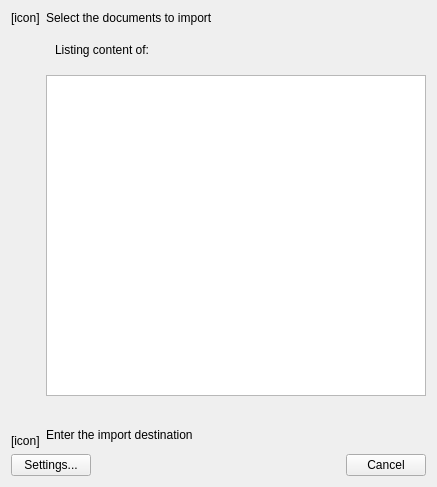
<?xml version="1.0" encoding="UTF-8"?>
<ui version="4.0">
 <class>ThumbnailPage</class>
 <widget class="QWidget" name="ThumbnailPage">
  <property name="geometry">
   <rect>
    <x>0</x>
    <y>0</y>
    <width>437</width>
    <height>487</height>
   </rect>
  </property>
  <property name="styleSheet">
   <string notr="true">QLabel[isTitle=true] { font-weight: bold }

QLabel[isIcon=true] {
	border: 1px solid palette(mid);
	background-color: palette(base);
	padding: 12px;
}</string>
  </property>
  <layout class="QGridLayout" name="gridLayout">
   <item row="0" column="0" rowspan="5">
    <layout class="QVBoxLayout" name="verticalLayout_2">
     <item>
      <widget class="QLabel" name="mSrcIconLabel">
       <property name="sizePolicy">
        <sizepolicy hsizetype="Fixed" vsizetype="Fixed">
         <horstretch>0</horstretch>
         <verstretch>0</verstretch>
        </sizepolicy>
       </property>
       <property name="text">
        <string notr="true">[icon]</string>
       </property>
       <property name="alignment">
        <set>Qt::AlignLeading|Qt::AlignLeft|Qt::AlignTop</set>
       </property>
       <property name="isIcon" stdset="0">
        <bool>true</bool>
       </property>
      </widget>
     </item>
     <item>
      <spacer name="verticalSpacer_2">
       <property name="orientation">
        <enum>Qt::Vertical</enum>
       </property>
       <property name="sizeType">
        <enum>QSizePolicy::Expanding</enum>
       </property>
       <property name="sizeHint" stdset="0">
        <size>
         <width>20</width>
         <height>13</height>
        </size>
       </property>
      </spacer>
     </item>
     <item>
      <widget class="QLabel" name="mDstIconLabel">
       <property name="sizePolicy">
        <sizepolicy hsizetype="Fixed" vsizetype="Fixed">
         <horstretch>0</horstretch>
         <verstretch>0</verstretch>
        </sizepolicy>
       </property>
       <property name="text">
        <string notr="true">[icon]</string>
       </property>
       <property name="alignment">
        <set>Qt::AlignLeading|Qt::AlignLeft|Qt::AlignTop</set>
       </property>
       <property name="isIcon" stdset="0">
        <bool>true</bool>
       </property>
      </widget>
     </item>
    </layout>
   </item>
   <item row="2" column="1">
    <widget class="QWidget" name="widget" native="true">
     <property name="sizePolicy">
      <sizepolicy hsizetype="Expanding" vsizetype="Expanding">
       <horstretch>0</horstretch>
       <verstretch>0</verstretch>
      </sizepolicy>
     </property>
     <layout class="QVBoxLayout" name="verticalLayout">
      <property name="margin">
       <number>0</number>
      </property>
      <item>
       <widget class="QSplitter" name="splitter">
        <property name="sizePolicy">
         <sizepolicy hsizetype="Expanding" vsizetype="Expanding">
          <horstretch>0</horstretch>
          <verstretch>0</verstretch>
         </sizepolicy>
        </property>
        <property name="orientation">
         <enum>Qt::Horizontal</enum>
        </property>
        <widget class="Gwenview::ThumbnailView" name="mThumbnailView">
         <property name="sizePolicy">
          <sizepolicy hsizetype="Expanding" vsizetype="Expanding">
           <horstretch>4</horstretch>
           <verstretch>0</verstretch>
          </sizepolicy>
         </property>
        </widget>
       </widget>
      </item>
      <item>
       <layout class="QHBoxLayout" name="horizontalLayout">
        <item>
         <spacer name="horizontalSpacer">
          <property name="orientation">
           <enum>Qt::Horizontal</enum>
          </property>
          <property name="sizeHint" stdset="0">
           <size>
            <width>40</width>
            <height>20</height>
           </size>
          </property>
         </spacer>
        </item>
        <item>
         <widget class="Gwenview::ThumbnailSlider" name="mSlider" native="true">
          <property name="sizePolicy">
           <sizepolicy hsizetype="Fixed" vsizetype="Fixed">
            <horstretch>0</horstretch>
            <verstretch>0</verstretch>
           </sizepolicy>
          </property>
          <property name="minimumSize">
           <size>
            <width>150</width>
            <height>0</height>
           </size>
          </property>
         </widget>
        </item>
       </layout>
      </item>
     </layout>
    </widget>
   </item>
   <item row="0" column="1">
    <widget class="QLabel" name="label_2">
     <property name="text">
      <string>Select the documents to import</string>
     </property>
     <property name="isTitle" stdset="0">
      <bool>true</bool>
     </property>
    </widget>
   </item>
   <item row="5" column="0" colspan="2">
    <layout class="QHBoxLayout" name="horizontalLayout_2">
     <item>
      <widget class="QPushButton" name="mConfigureButton">
       <property name="text">
        <string>Settings...</string>
       </property>
      </widget>
     </item>
     <item>
      <widget class="KDialogButtonBox" name="mButtonBox">
       <property name="standardButtons">
        <set>QDialogButtonBox::Cancel</set>
       </property>
      </widget>
     </item>
    </layout>
   </item>
   <item row="3" column="1">
    <widget class="QLabel" name="label">
     <property name="text">
      <string>Enter the import destination</string>
     </property>
     <property name="buddy">
      <cstring>mDstUrlRequester</cstring>
     </property>
     <property name="isTitle" stdset="0">
      <bool>true</bool>
     </property>
    </widget>
   </item>
   <item row="4" column="1">
    <widget class="KUrlRequester" name="mDstUrlRequester"/>
   </item>
   <item row="1" column="1">
    <widget class="QWidget" name="widget_2" native="true">
     <layout class="QHBoxLayout" name="horizontalLayout_3">
      <item>
       <widget class="QLabel" name="label_3">
        <property name="text">
         <string>Listing content of:</string>
        </property>
        <property name="buddy">
         <cstring>mSrcUrlLabel</cstring>
        </property>
       </widget>
      </item>
      <item>
       <widget class="QLabel" name="mSrcUrlLabel"/>
      </item>
      <item>
       <spacer name="horizontalSpacer_2">
        <property name="orientation">
         <enum>Qt::Horizontal</enum>
        </property>
        <property name="sizeHint" stdset="0">
         <size>
          <width>56</width>
          <height>20</height>
         </size>
        </property>
       </spacer>
      </item>
     </layout>
    </widget>
   </item>
  </layout>
 </widget>
 <customwidgets>
  <customwidget>
   <class>KDialogButtonBox</class>
   <extends>QDialogButtonBox</extends>
   <header>kdialogbuttonbox.h</header>
  </customwidget>
  <customwidget>
   <class>KPushButton</class>
   <extends>QPushButton</extends>
   <header>kpushbutton.h</header>
  </customwidget>
  <customwidget>
   <class>KUrlRequester</class>
   <extends>QFrame</extends>
   <header>kurlrequester.h</header>
  </customwidget>
  <customwidget>
   <class>Gwenview::ThumbnailView</class>
   <extends>QListView</extends>
   <header location="global">lib/thumbnailview/thumbnailview.h</header>
  </customwidget>
  <customwidget>
   <class>Gwenview::ThumbnailSlider</class>
   <extends>QWidget</extends>
   <header location="global">lib/thumbnailview/thumbnailslider.h</header>
  </customwidget>
 </customwidgets>
 <tabstops>
  <tabstop>mSrcUrlButton</tabstop>
  <tabstop>mThumbnailView</tabstop>
  <tabstop>mDstUrlRequester</tabstop>
  <tabstop>mConfigureButton</tabstop>
  <tabstop>mButtonBox</tabstop>
 </tabstops>
 <connections/>
</ui>
